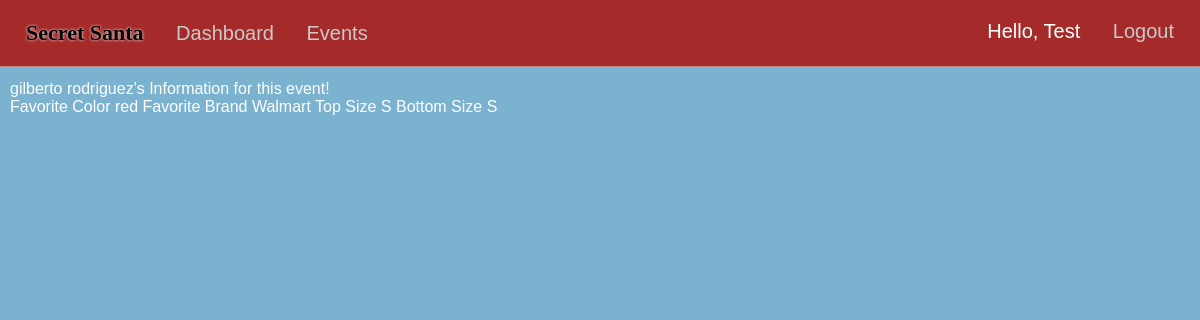
Screenshot of /request-person-info/eventID=1/person=7 (signed in) with the database file from the repository.
### market/models.py (models this page shows, shortened)
class User(db.Model, UserMixin):
    id = db.Column(db.Integer(), primary_key=True)
    username = db.Column(db.String(length=30), nullable=False, unique=True)
    first_name = db.Column(db.String(length=50), nullable=False)
    last_name = db.Column(db.String(length=50), nullable=False)
    email_address = db.Column(db.String(length=50), nullable=False, unique=True)
    password_hash = db.Column(db.String(length=60), nullable=False)
    events = db.relationship('Event', backref='coordinator', lazy=True)
    events_attending = db.relationship('EventMembers', backref='attendees', lazy=True)
    @property
    def password(self):
        return self.password_hash

class EventFields(db.Model):
    id = db.Column(db.Integer(), primary_key=True)
    event_id = db.Column(db.Integer(), db.ForeignKey('event.event_id'), nullable=False)
    field_1 = db.Column(db.String(length=150), nullable=False)
    field_2 = db.Column(db.String(length=150))
    field_3 = db.Column(db.String(length=150))
    field_4 = db.Column(db.String(length=150))
    field_5 = db.Column(db.String(length=150))
    field_6 = db.Column(db.String(length=150))
    field_7 = db.Column(db.String(length=150))
    field_8 = db.Column(db.String(length=150))
    field_9 = db.Column(db.String(length=150))
    field_10 = db.Column(db.String(length=150))

class UserEventFields(db.Model):
    id = db.Column(db.Integer(), primary_key=True)
    field_id = db.Column(db.Integer(), db.ForeignKey('event_fields.id'), nullable=False)
    event_id = db.Column(db.Integer(), db.ForeignKey('event.event_id'), nullable=False)
    user_id = db.Column(db.Integer(), db.ForeignKey('user.id'), nullable=False)
    field_1 = db.Column(db.String(length=150))
    field_2 = db.Column(db.String(length=150))
    field_3 = db.Column(db.String(length=150))
    field_4 = db.Column(db.String(length=150))
    field_5 = db.Column(db.String(length=150))
    field_6 = db.Column(db.String(length=150))
    field_7 = db.Column(db.String(length=150))
    field_8 = db.Column(db.String(length=150))
    field_9 = db.Column(db.String(length=150))
    field_10 = db.Column(db.String(length=150))
    field_titles=db.relationship('EventFields', backref='user_info_fields', lazy=True)

### market/routes.py (the view)
@app.route("/request-person-info/eventID=<int:event_id>/person=<int:person_id>", methods=['GET','POST'])
@login_required
def secret_info(event_id,person_id):
    if not GiverReceivers.query.filter_by(event_id=event_id, giver_id=current_user.id, receiver_id=person_id).first():
        flash ('You don\'t have access to view this user\'s information!.', category='danger')
        return redirect(url_for('event_info', event_id=event_id))
    person_fields=UserEventFields.query.filter_by(event_id=event_id,user_id=person_id).first()
    selected_person=User.query.filter_by(id=person_id).first()
    return render_template('secretinfo.html', person_fields=person_fields, selected_person=selected_person)

### market/models.py (called while the page is built)
@login_manager.user_loader
def load_user(user_id):
    return User.query.get(int(user_id))

### market/templates/secretinfo.html (shortened to what this page needs)
{% extends 'base.html'%}
{% block style %}
<link rel= "stylesheet" type= "text/css" href= "{{ url_for('static',filename='styles/events.css') }}">
{% endblock %}
{% block content %}
{{selected_person.first_name+" "+selected_person.last_name}}'s Information for this event!<br>
{{person_fields.field_titles.field_1|title}}
{{person_fields.field_1 or ""}}
{{person_fields.field_titles.field_2|title}}
{{person_fields.field_2 or ""}}
{{person_fields.field_titles.field_3|title}}
{{person_fields.field_3 or ""}}
{{person_fields.field_titles.field_4|title}}
{{person_fields.field_4 or ""}}
{% endblock %}

### market/templates/base.html (shortened to what this page needs)
<!DOCTYPE html>
<html lang="en">
<head>
  <link rel= "stylesheet" type= "text/css" href= "{{ url_for('static',filename='styles/main.css') }}">
  {% block style %}
  {% endblock %}
</head>
<body>
  <nav>
    <ul class="top-left-nav">
      <a href="{{ url_for('home_page') }}" ><li class="li-title">
        Secret Santa
      </li></a>
    {% if current_user.is_authenticated %}
      <li>
        <a href="{{ url_for('dashboard_page') }}" class="nav-item">Dashboard</a>
      </li>
      <li>
        <a href="{{ url_for('events_page') }}" class="nav-item">Events</a>
      </li>
    {% endif %}
    </ul>
    {% if current_user.is_authenticated %}
    <ul class="top-right-nav">
      <li>
        <p class="nav-name">Hello, {{ current_user.first_name.title() }} </p>
      </li>
      <li>
        <a class="nav-item" href="{{ url_for('logout_page') }}">Logout</a>
      </li>
    </ul>
    {% endif %}
  </nav>
  {% block content %}
  {% endblock %}
</body>
</html>

### market/static/styles/main.css (style rules this page uses)
* { margin: 0px; box-sizing: border-box; }
body { margin-top: 66px; font-family: Arial, Helvetica, sans-serif; background-color: rgb(122, 178, 208); color: white; padding: 0px 10px; padding-bottom: 80px; }
nav { display: flex; justify-content: space-between; background-color: rgb(165, 43, 43); padding: 20px 20px; position: fixed; right: 0px; left: 0px; top:0px; z-index: 1000; color: black; font-family:'Gill Sans', 'Gill Sans MT', Calibri, 'Trebuchet MS', sans-serif; font-size: 20px; border-bottom: 1px solid rgba(209, 208, 208, 0.589); }
.li-title { font-weight: bolder; font-size: 22px; font-family: 'Grinched'; text-shadow: 0px 0px 3px white; }
.top-left-nav { list-style: none; padding: 0px; display: inline-block; }
.top-left-nav li,.top-right-nav li { display: inline-block; margin-right: 6px; margin-left: 6px; }
.top-right-nav { list-style: none; padding: 0px; display: inline-block; }
.nav-item { text-decoration: none; color: rgb(202, 201, 201); margin-left: 15px; }
.nav-name { text-decoration: none; color: rgb(255, 255, 255); }
a { text-decoration: none; color: Black; }

### market/static/styles/events.css (style rules this page uses)
body { margin-top: 80px; padding: 0px 10px; padding-bottom:60px ; }

### rows the page displays
User: first_name "Test"
User: first_name+last_name "gilberto rodriguez"
EventFields: field_titles.field_1 "Favorite Color", field_titles.field_2 "Favorite Brand", field_titles.field_3 "Top Size", field_titles.field_4 "Bottom Size"
UserEventFields: field_1 "red", field_2 "Walmart", field_3 "S", field_4 "S"
